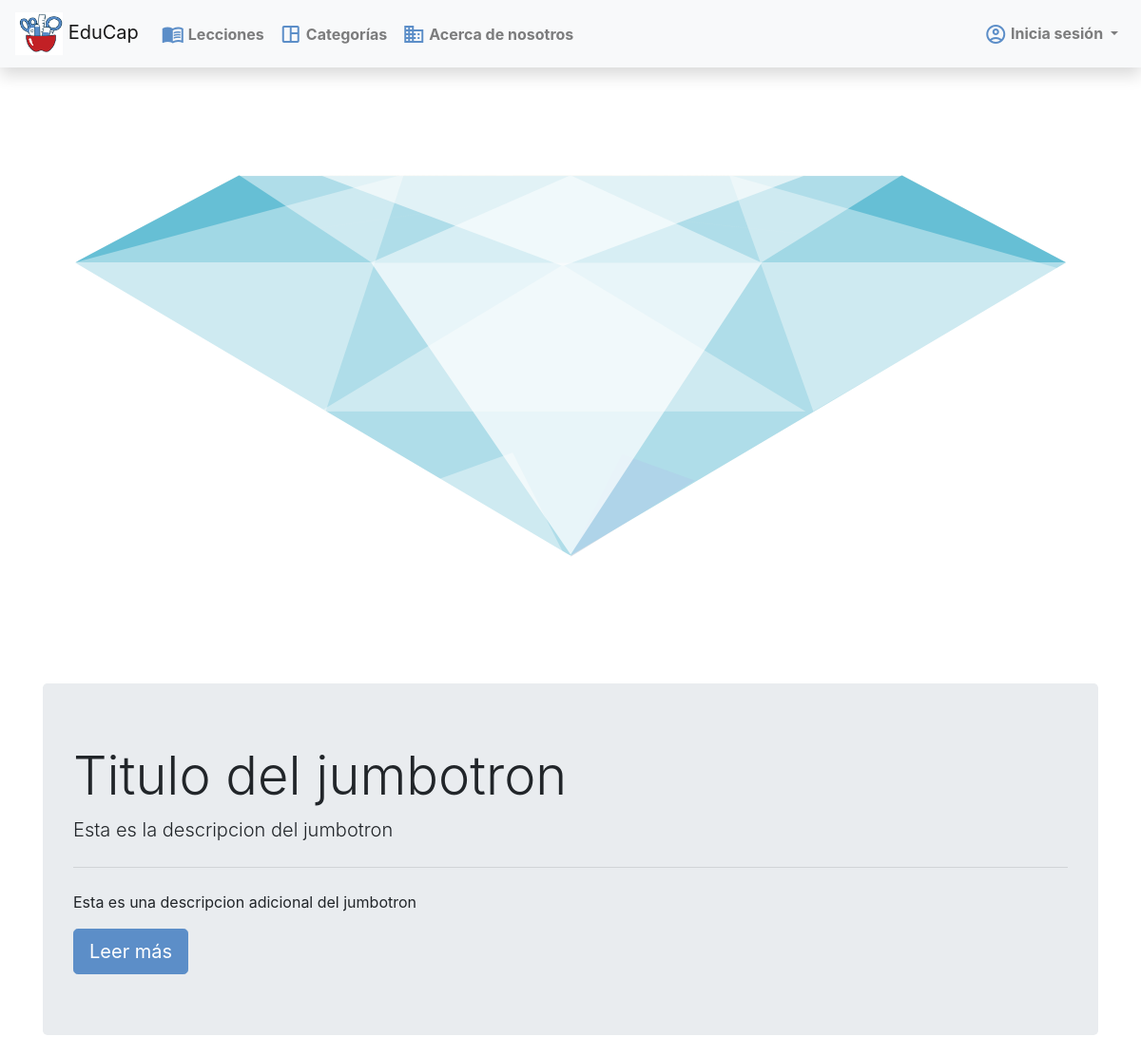
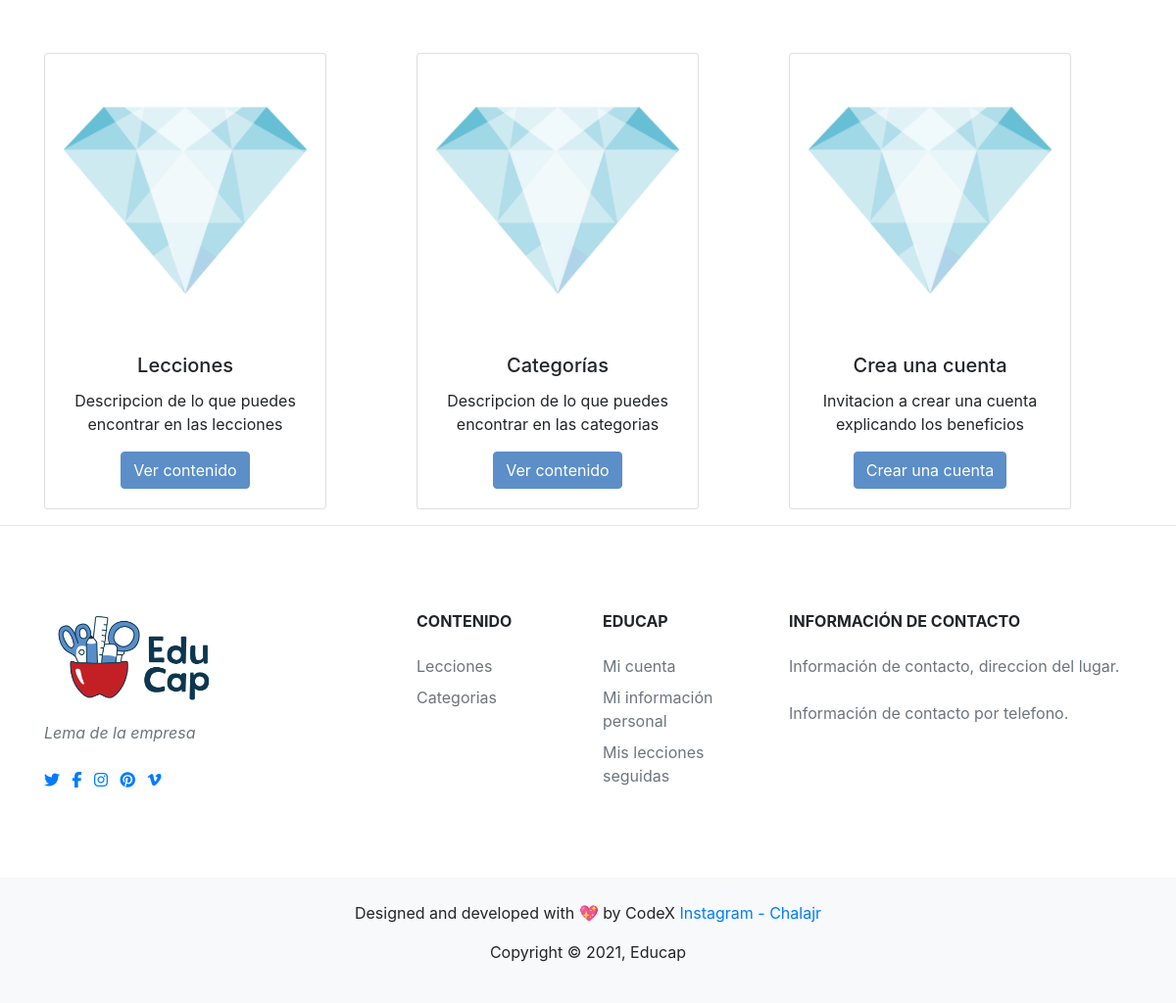
The page / on the database its author committed (2 pictures, top to bottom).
### Index/models.py (models this page shows, shortened)
class Carrousel(models.Model):
    imagen1 = models.ImageField(
        upload_to='uploads/carrousel/img', verbose_name='Imagen 1')
    imagen2 = models.ImageField(
        upload_to='uploads/carrousel/img', verbose_name='Imagen 2')
    imagen3 = models.ImageField(
        upload_to='uploads/carrousel/img', verbose_name='Imagen 3')
    class Meta:
        verbose_name = ("Carrousel")
        verbose_name_plural = ("Carrouseles")

class JumboTronHome(models.Model):
    titulo = models.TextField(
        max_length=250, verbose_name='Título')
    subtitulo = models.TextField(
        max_length=250, verbose_name='Subtítulo')
    subtituloPequeno = models.TextField(
        max_length=250, verbose_name='Subtítulo pequeño')
    class Meta:
        verbose_name = ("Jumbotron")
        verbose_name_plural = ("Jumbotron")

class HomeSections(models.Model):
    imagenLecciones = models.ImageField(
        upload_to='uploads/homeSection/img', verbose_name='Imagen de lecciones')
    textoLecciones = models.TextField(
        max_length=250, verbose_name='Texto de lecciones')
    imagenCategorias = models.ImageField(
        upload_to='uploads/homeSection/img', verbose_name='Imagen de categorías')
    textoCategorias = models.TextField(
        max_length=250, verbose_name='Texto de categorías')
    imagenCrearCuenta = models.ImageField(
        upload_to='uploads/homeSection/img', verbose_name='Imagen de crear cuenta')
    textoCrearCuenta = models.TextField(
        max_length=250, verbose_name='Texto de crear cuenta')
    class Meta:
        verbose_name = ("Tarjetas de secciones")
        verbose_name_plural = ("Tarjetas de secciones")

### Index/views.py (the view)
# urls.py: path('', include('Index.urls'))
def Index(request):
    carrouselArray = Carrousel.objects.all()
    tarjetasArray = HomeSections.objects.all()
    jumbotronhomeArray = JumboTronHome.objects.all()
    for i in carrouselArray:
        carrousel = i
    for i in tarjetasArray:
        tarjetas = i
    for i in jumbotronhomeArray:
        jumbotronhome = i
    return render(request, "Index/index.html", {
        "carrousel": carrousel,
        "tarjetas": tarjetas,
        "jumbotron": jumbotronhome
    })

### Index/templates/Index/index.html (shortened to what this page needs)
{% extends 'LearningCatalog/layout.html' %}
{% load static %}
{% load crispy_forms_tags %}
{% block body %}
<head>
    <link rel="stylesheet" href="{% static 'LearningCatalog/css/master.css' %}">
</head>
<div id="carouselExampleControls" class="carousel slide" data-ride="carousel">
    <div class="carousel-inner">
        <div class="carousel-item active">
            <img src="{{carrousel.imagen1.url}}" alt="" style="max-height: 600px; width: 100%;">
        </div>
    </div>
    <a class="carousel-control-prev" href="#carouselExampleControls" role="button" data-slide="prev">
        <span class="carousel-control-prev-icon" aria-hidden="true"></span>
    </a>
    <a class="carousel-control-next" href="#carouselExampleControls" role="button" data-slide="next">
        <span class="carousel-control-next-icon" aria-hidden="true"></span>
    </a>
</div>
<div class="container">
    <div class="row mt-5">
        <div class="col-12">
            <div class="jumbotron">
                <h1 class="display-4">{{jumbotron.titulo}}</h1>
                <p class="lead">{{jumbotron.subtitulo}}</p>
                <hr class="my-4">
                <p>{{jumbotron.subtituloPequeno}}
                </p>
                <a class="btn btn-primary btn-lg" href="#" role="button">Leer más</a>
            </div>
        </div>
    </div>
    <div class="row justify-content-center ">
        <div class="col-12 col-md-6 col-lg-4 text-center mt-4">
            <div class="card mx-auto mx-md-0" style="width: 18rem;">
                <img src="{{tarjetas.imagenLecciones.url}}" class="card-img-top" alt="...">
                <div class="card-body">
                    <h5 class="card-title">Lecciones</h5>
                    <p class="card-text">{{tarjetas.textoLecciones}}</p>
                    <a href="{% url 'LearningCatalog:listLesson' %}" class="btn btn-primary">Ver contenido</a>
                </div>
            </div>
        </div>
        <div class="col-12 col-md-6 col-lg-4 mt-4 text-center">
            <div class="card mx-auto mx-md-0" style="width: 18rem;">
                <img src="{{tarjetas.imagenCategorias.url}}" class="card-img-top" alt="...">
                <div class="card-body">
                    <h5 class="card-title">Categorías</h5>
                    <p class="card-text">{{tarjetas.textoCategorias}}</p>
                    <a href="{% url 'LearningCatalog:primaryCategory' %}" class="btn btn-primary">Ver contenido</a>
                </div>
            </div>
        </div>
        <div class="col-12 col-md-6 col-lg-4 mt-4 text-center">
            <div class="card mx-auto mx-md-0" style="width: 18rem;">
                <img src="{{tarjetas.imagenCrearCuenta.url}}" class="card-img-top" alt="...">
                <div class="card-body">
                    <h5 class="card-title">Crea una cuenta</h5>
                    <p class="card-text">{{tarjetas.textoCrearCuenta}}</p>
                    <a href="{% url 'myAccount:studentCreate' %}" class="btn btn-primary">Crear una cuenta</a>
                </div>
            </div>
        </div>
    </div>
</div>
<hr>
{% endblock %}

### LearningCatalog/templates/LearningCatalog/layout.html (shortened to what this page needs)
{% load static %}
<!doctype html>
<html lang="en">
<head>
    <link rel="stylesheet" href="https://cdn.jsdelivr.net/npm/bootstrap@4.6.0/dist/css/bootstrap.min.css"
>
    <link rel="stylesheet" href="{% static 'LearningCatalog/css/master.css' %}">
</head>
<body>
    {% include './navBar.html' %}
    {% block body %}
    {% endblock %}
    <footer class="bg-white mt-5 mb-0 mt-auto">
        <div class="container py-5">
            <div class="row py-4">
                <div class="col-lg-4 col-md-6 mb-4 mb-lg-0"><img src="" alt="" width="180" class="mb-3">
                    <img src="{% static 'accounts/img/logoEducap.png' %}" alt="" width="180" class="mb-3">
                    <p class="font-italic text-muted">Lema de la empresa</p>
                    <ul class="list-inline mt-4">
                        <li class="list-inline-item"><a href="#" target="_blank" title="twitter"><i
                                    class="fa fa-twitter"></i></a>
                        </li>
                        <li class="list-inline-item">
                            <a href="#" target="_blank" title="facebook">
                                <i class="fa fa-facebook"></i>
                            </a>
                        </li>
                        <li class="list-inline-item">
                            <a href="#" target="_blank" title="instagram">
                                <i class="fa fa-instagram"></i>
                            </a>
                        </li>
                        <li class="list-inline-item">
                            <a href="#" target="_blank" title="pinterest">
                                <i class="fa fa-pinterest"></i>
                            </a>
                        </li>
                        <li class="list-inline-item">
                            <a href="#" target="_blank" title="vimeo">
                                <i class="fa fa-vimeo"></i>
                            </a>
                        </li>
                    </ul>
                </div>
                <div class="col-lg-2 col-md-6 mb-4 mb-lg-0">
                    <h6 class="text-uppercase font-weight-bold mb-4">Contenido</h6>
                    <ul class="list-unstyled mb-0">
                        <li class="mb-2"><a href="{% url 'LearningCatalog:listLesson' %}"
                                class=" text-muted">Lecciones</a></li>
                        <li class="mb-2"><a href="{% url 'LearningCatalog:primaryCategory' %}"
                                class="text-muted">Categorias</a></li>
                    </ul>
                </div>
                <div class="col-lg-2 col-md-6 mb-4 mb-lg-0">
                    <h6 class="text-uppercase font-weight-bold mb-4">Educap</h6>
                    <ul class="list-unstyled mb-0">
                        <li class="mb-2"><a href="{% url 'myAccount:myAccount' %}" class="text-muted">Mi cuenta</a></li>
                        <li class="mb-2"><a href="{% url 'myAccount:studentRead' %}" class="text-muted">Mi información
                                personal</a>
                        </li>
                        <li class="mb-2"><a href="{% url 'myAccount:followedLessons' %}" class="text-muted">Mis
                                lecciones seguidas</a>
                        </li>
                    </ul>
                </div>
                <div class="col-lg-4 col-md-6 mb-lg-0">
                    <h6 class="text-uppercase font-weight-bold mb-4">Información de contacto</h6>
                    <p class="text-muted mb-4">Información de contacto, direccion del lugar.
                    </p>
                    <p class="text-muted mb-4">Información de contacto por telefono.</p>
                </div>
            </div>
        </div>
        <div class="bg-light py-4">
            <div class="container text-center">
                <p>Designed and developed with &#128150; by CodeX <a href="https://www.instagram.com/chalajr/">Instagram
                        -
                        Chalajr</a></p>
                <p>Copyright &copy; , Educap</p>
            </div>
        </div>
    </footer>
</body>
</html>

### LearningCatalog/templates/LearningCatalog/navBar.html (shortened to what this page needs)
{% load static %}
{% load static %}
<nav class="navbar navbar-expand-md navbar-light bg-light shadow">
    <a class="navbar-brand" href="{% url 'Index:Index' %}">
        <img src="{% static 'accounts/img/logoEducapManzana.png' %}" alt="" width="50" height="45">
        EduCap
    </a>
    <div class="collapse navbar-collapse" id="navbarSupportedContent">
        <ul class="navbar-nav mr-auto">
            <li class="nav-item">
                <a class="nav-link font-weight-bold" href="{% url 'LearningCatalog:listLesson' %}">
                    Lecciones
                    <span class="material-icons-outlined align-middle blueIcons float-left mr-1">
                    </span>
                </a>
            </li>
            <li class="nav-item">
                <a class="nav-link font-weight-bold" href="{% url 'LearningCatalog:primaryCategory' %}">
                    Categorías
                    <span class="material-icons-outlined align-middle blueIcons float-left mr-1">
                    </span>
                </a>
            </li>
            <li class="nav-item">
                <a class="nav-link font-weight-bold" href="{% url 'aboutUs:AboutUs' %}">
                    Acerca de nosotros
                    <span class="material-icons-outlined align-middle blueIcons float-left mr-1">
                    </span>
                </a>
            </li>
        </ul>
        <ul class="navbar-nav ml-auto my-2 my-lg-0">
            <li class="nav-item dropdown">
                {% if user.is_authenticated %}
                <a class="nav-link font-weight-bold dropdown-toggle" href="#" id="navbarDropdown" role="button"
                    data-toggle="dropdown" aria-haspopup="true" aria-expanded="false">
                    <span class="material-icons-outlined align-middle blueIcons">
                        account_circle
                    </span>
                    {{ user.first_name }}
                    {{ user.last_name }}
                </a>
                <div class="dropdown-menu" aria-labelledby="navbarDropdown" style="width: 200px; left: -55px;">
                    <a class="dropdown-item" href="{% url 'myAccount:myAccount' %}">
                        <span class="material-icons-outlined align-middle blueIcons float-left  mr-1">
                            manage_accounts
                        </span>
                        Cuenta
                    </a>
                    <div class="dropdown-divider"></div>
                    <a class="dropdown-item" href="{% url 'logout' %}">
                        <span class="material-icons-outlined align-middle blueIcons float-left mr-1">
                            logout
                        </span>
                        Cerrar sesión
                    </a>
                </div>
                {% else %}
                <a class="nav-link font-weight-bold dropdown-toggle" href="#" id="navbarDropdown" role="button"
                    data-toggle="dropdown" aria-haspopup="true" aria-expanded="false">
                    <span class="material-icons-outlined align-middle blueIcons">
                    </span>
                    Inicia sesión
                </a>
                {% endif %}
            </li>
        </ul>
    </div>
</nav>

### LearningCatalog/static/LearningCatalog/css/master.css (style rules this page uses)
.blueIcons { color:#5c8ec8; }
.btn-primary { color:white ; background-color: #5c8ec8; border-color: #5c8ec8; }

### rows shown on the page
Carrousel: imagen1 (picture)
JumboTronHome: titulo "Titulo del jumbotron", subtitulo "Esta es la descripcion del jumbotron", subtituloPequeno "Esta es una descripcion adicional del jumbotron"
HomeSections: imagenLecciones (picture), textoLecciones "Descripcion de lo que puedes encontrar en las lecciones", imagenCategorias (picture), textoCategorias "Descripcion de lo que puedes encontrar en las categorias", imagenCrearCuenta (picture), textoCrearCuenta "Invitacion a crear una cuenta explicando los beneficios"
